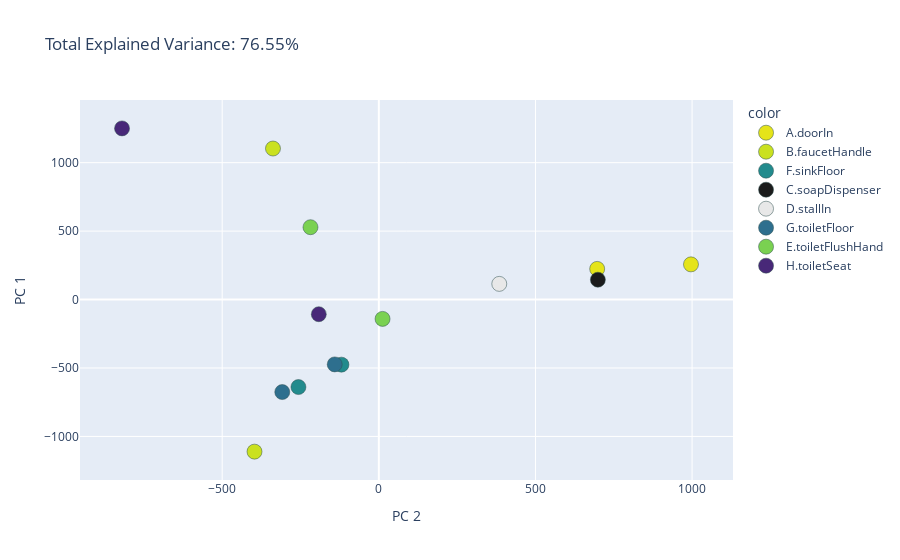

Notebook code for this chart:
### Code cell
#print image:
import psutil as psutil
import kaleido as kaleido
import plotly.io as pio

fig.write_image("plots/ACP.pdf", engine="kaleido")  #pip install psutil to export correctly
fig.write_html("plots/ACP.html")

fig.show()
#pt.offline.plot(fig, "figureTest.html")

### Figure 1 — Plotly figure (JSON) as saved in the notebook; plotly's stock layout.template omitted (floating-point values rounded to 4 significant figures)
{"data": [{"hovertemplate": "color=A.doorIn<br>PC 2=%{x}<br>PC 1=%{y}<extra></extra>", "legendgroup": "A.doorIn", "marker": {"color": "rgb(0.89632, 0.893616, 0.096335)", "line": {"color": "DarkSlateGrey", "width": 0.5}, "size": 15, "symbol": "circle"}, "mode": "markers", "name": "A.doorIn", "orientation": "v", "showlegend": true, "type": "scatter", "x": [996.4, 697.0], "xaxis": "x", "y": [257.0, 224.1], "yaxis": "y"}, {"hovertemplate": "color=B.faucetHandle<br>PC 2=%{x}<br>PC 1=%{y}<extra></extra>", "legendgroup": "B.faucetHandle", "marker": {"color": "rgb(0.79376, 0.880678, 0.120005)", "line": {"color": "DarkSlateGrey", "width": 0.5}, "size": 15, "symbol": "circle"}, "mode": "markers", "name": "B.faucetHandle", "orientation": "v", "showlegend": true, "type": "scatter", "x": [-396.8, -337.9], "xaxis": "x", "y": [-1111.0, 1103.0], "yaxis": "y"}, {"hovertemplate": "color=F.sinkFloor<br>PC 2=%{x}<br>PC 1=%{y}<extra></extra>", "legendgroup": "F.sinkFloor", "marker": {"color": "rgb(0.135066, 0.544853, 0.554029)", "line": {"color": "DarkSlateGrey", "width": 0.5}, "size": 15, "symbol": "circle"}, "mode": "markers", "name": "F.sinkFloor", "orientation": "v", "showlegend": true, "type": "scatter", "x": [-119.3, -256.6], "xaxis": "x", "y": [-475.5, -639.2], "yaxis": "y"}, {"hovertemplate": "color=C.soapDispenser<br>PC 2=%{x}<br>PC 1=%{y}<extra></extra>", "legendgroup": "C.soapDispenser", "marker": {"color": "rgb(0.111,0.1111,0.111)", "line": {"color": "DarkSlateGrey", "width": 0.5}, "size": 15, "symbol": "circle"}, "mode": "markers", "name": "C.soapDispenser", "orientation": "v", "showlegend": true, "type": "scatter", "x": [699.3], "xaxis": "x", "y": [145.1], "yaxis": "y"}, {"hovertemplate": "color=D.stallIn<br>PC 2=%{x}<br>PC 1=%{y}<extra></extra>", "legendgroup": "D.stallIn", "marker": {"color": "rgb(0.911111,0.911111,0.911111)", "line": {"color": "DarkSlateGrey", "width": 0.5}, "size": 15, "symbol": "circle"}, "mode": "markers", "name": "D.stallIn", "orientation": "v", "showlegend": true, "type": "scatter", "x": [384.5], "xaxis": "x", "y": [114.5], "yaxis": "y"}, {"hovertemplate": "color=G.toiletFloor<br>PC 2=%{x}<br>PC 1=%{y}<extra></extra>", "legendgroup": "G.toiletFloor", "marker": {"color": "rgb(0.179019, 0.433756, 0.55743)", "line": {"color": "DarkSlateGrey", "width": 0.5}, "size": 15, "symbol": "circle"}, "mode": "markers", "name": "G.toiletFloor", "orientation": "v", "showlegend": true, "type": "scatter", "x": [-140.8, -308.2], "xaxis": "x", "y": [-473.5, -675.8], "yaxis": "y"}, {"hovertemplate": "color=E.toiletFlushHand<br>PC 2=%{x}<br>PC 1=%{y}<extra></extra>", "legendgroup": "E.toiletFlushHand", "marker": {"color": "rgb(0.477504, 0.821444, 0.318195)", "line": {"color": "DarkSlateGrey", "width": 0.5}, "size": 15, "symbol": "circle"}, "mode": "markers", "name": "E.toiletFlushHand", "orientation": "v", "showlegend": true, "type": "scatter", "x": [11.94, -218.1], "xaxis": "x", "y": [-141.2, 528.5], "yaxis": "y"}, {"hovertemplate": "color=H.toiletSeat<br>PC 2=%{x}<br>PC 1=%{y}<extra></extra>", "legendgroup": "H.toiletSeat", "marker": {"color": "rgb(72,40,120)", "line": {"color": "DarkSlateGrey", "width": 0.5}, "size": 15, "symbol": "circle"}, "mode": "markers", "name": "H.toiletSeat", "orientation": "v", "showlegend": true, "type": "scatter", "x": [-191.6, -819.7], "xaxis": "x", "y": [-106.9, 1250.0], "yaxis": "y"}], "layout": {"legend": {"title": {"text": "color"}, "tracegroupgap": 0}, "title": {"text": "Total Explained Variance: 76.55%"}, "xaxis": {"anchor": "y", "domain": [0, 1], "title": {"text": "PC 2"}}, "yaxis": {"anchor": "x", "domain": [0, 1], "title": {"text": "PC 1"}}}}
